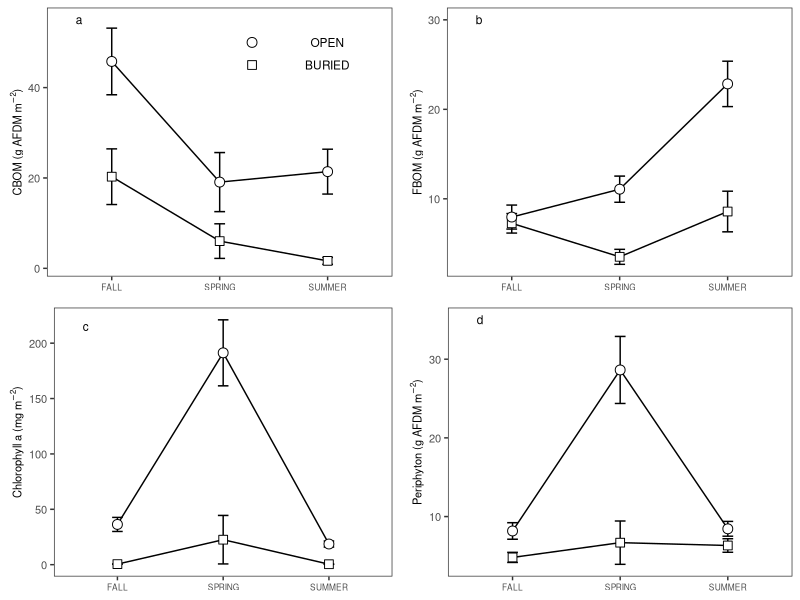

Generate this figure with R:
# SCRIPT TO CREATE REDUCED VERSION OF FIG 3 FROM BEAULIEU ET AL 2014.
# ELIMINATING WINTER SEASON FROM FIG.
# DATA CONTAINED IN aggregated.om.for.Sigma.Plot.txt WHICH WAS CREATED
# DURING THE PREPARATION OF THE 2014 PAPER.  FILE PASTED INTO P ROJECT
# AND READ IN HERE.

# LIBRARIES
library(grid)
library(ggplot2)
library(dplyr)

# Data
df <- read.table("aggregated.om.for.Sigma.Plot.txt", 
                 as.is = TRUE, header = TRUE)
str(df)             

# Strip out winter season
df <- filter(df, season != "WINTER")

legend <- data.frame (x=c(2.3,2.3), y=c(50,45), shape=c(21,22), label=c("OPEN", "Buried"))
PanelA <-
  ggplot(df, aes(season, CBOM)) +   geom_line(aes(group = reach)) + 
  geom_errorbar(aes(ymax = CBOM + CBOM.SE, ymin = CBOM - CBOM.SE), width = 0.1) + 
  scale_shape_identity() +
  geom_point(aes(shape = shape), fill = 'white', size = 3) +
  geom_point(data=legend, aes(x=x, y=y, shape = shape), fill = 'white', size = 3) +
  annotate(geom='text', x=c(0.7, 3, 3), y=c(55, 50, 45), label=c("a","OPEN", "BURIED"), size = 3) +
  theme_bw() +
  ylab(expression(paste('CBOM (g AFDM ', m^-2, ')'))) +
  theme(axis.text.x = element_text(size =6),
        axis.text.y = element_text(size =8),
        axis.title.x = element_blank(),
        axis.title.y = element_text(size =8, vjust=0.3),
        panel.grid.major = element_blank(),
        panel.grid.minor = element_blank()
  )


PanelB <-
  ggplot(df, aes(season, FBOM)) + geom_line(aes(group = reach)) + 
  geom_errorbar(aes(ymax = FBOM + FBOM.SE, ymin = FBOM - FBOM.SE), width = 0.1) + 
  scale_shape_identity() +
  geom_point(aes(shape = shape), fill = 'white', size = 3) +
  annotate(geom='text', x=0.7, y=30, label="b", size = 3) +
  theme_bw() +
  ylab(expression(paste('FBOM (g AFDM ', m^-2, ')'))) +
  theme(axis.text.x = element_text(size =6),
        axis.text.y = element_text(size =8),
        axis.title.x = element_blank(),
        axis.title.y = element_text(size =8, vjust=0.3),
        panel.grid.major = element_blank(),
        panel.grid.minor = element_blank()
  )

PanelC <-
  ggplot(df, aes(season, chl)) + geom_line(aes(group = reach)) + 
  geom_errorbar(aes(ymax = chl + chl.se, ymin = chl - chl.se), width = 0.1) + 
  scale_shape_identity() +
  geom_point(aes(shape = shape), fill = 'white', size = 3) +
  annotate(geom='text', x=0.7, y=215, label="c", size = 3) +
  theme_bw() +
  ylab(expression(paste('Chlorophyll a (mg ', m^-2, ')'))) +
  theme(axis.text.x = element_text(size =6),
        axis.text.y = element_text(size =8),
        axis.title.x = element_blank(),
        axis.title.y = element_text(size =8, vjust=0.3),
        panel.grid.major = element_blank(),
        panel.grid.minor = element_blank()
  )

PanelD <-
  ggplot(df, aes(season, PERI)) + geom_line(aes(group = reach)) + 
  geom_errorbar(aes(ymax = PERI + PERI.SE, ymin = PERI - PERI.SE), width = 0.1) + 
  scale_shape_identity() +
  geom_point(aes(shape = shape), fill = 'white', size = 3) +
  annotate(geom='text', x=0.7, y=35, label="d", size = 3) +
  theme_bw() +
  ylab(expression(paste('Periphyton (g AFDM ', m^-2, ')'))) +
  theme(axis.text.x = element_text(size =6),
        axis.text.y = element_text(size =8),
        axis.title.x = element_blank(),
        axis.title.y = element_text(size =8, vjust=0.3),
        panel.grid.major = element_blank(),
        panel.grid.minor = element_blank()
  )   


tiff(filename="omStandingStock.tiff",
     width=4, height=4, units="in",
     res=800,compression="lzw")

grid.newpage()          
pushViewport(viewport(layout = grid.layout(2,2))) 
print(PanelA, vp = viewport(layout.pos.row = 1, layout.pos.col = 1))
print(PanelB, vp = viewport(layout.pos.row = 1, layout.pos.col = 2))
print(PanelC, vp = viewport(layout.pos.row = 2, layout.pos.col = 1))
print(PanelD, vp = viewport(layout.pos.row = 2, layout.pos.col = 2))
dev.off()
